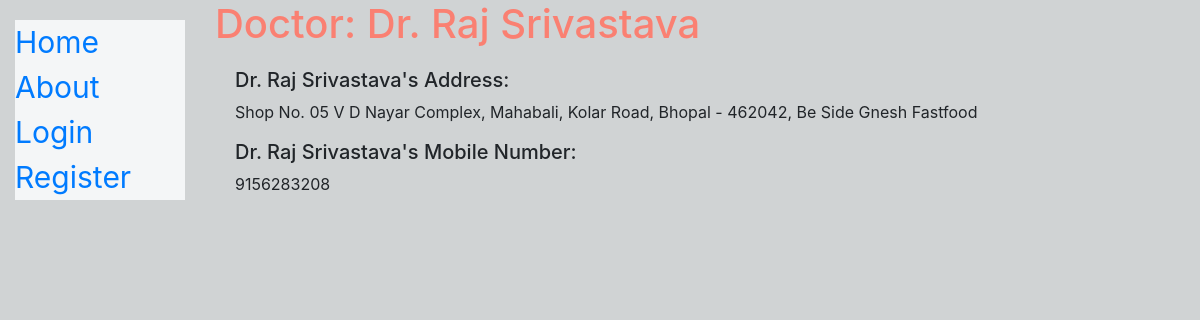
The page /catalog/doctor/3 on the database its author committed.
### catalog/models.py (models this page shows, shortened)
class Doctor(models.Model):
    name = models.CharField(max_length=200)
    clinic_address = models.CharField(max_length=200)
    mobile_number = models.CharField(max_length=200)
    class Meta:
        ordering=['-name']

### catalog/views.py (the view)
# urls.py: path('doctor/<int:pk>', views.DoctorDetailView.as_view(), name='doctor-detail'),
class DoctorDetailView(generic.DetailView):
    model = Doctor

### catalog/templates/catalog/doctor_detail.html
{% extends "base_generic.html" %}
{% block content %}
  <h1 style="color: #FA8072;">Doctor: {{ doctor.name }}</h1>
<div style="margin-left:20px;margin-top:20px">
    <h5>{{ doctor.name }}'s Address:</h3>
    <p>{{doctor.clinic_address}}</p>
    <h5>{{ doctor.name }}'s Mobile Number:</h3>
    <p>{{doctor.mobile_number}}</p>
  </div>
{% endblock %}

### rows shown on the page
Doctor: name "Dr. Raj Srivastava", clinic_address "Shop No. 05 V D Nayar Complex, Mahabali, Kolar Road, Bhopal - 462042, Be Side Gnesh Fastfood", mobile_number "9156283208"
